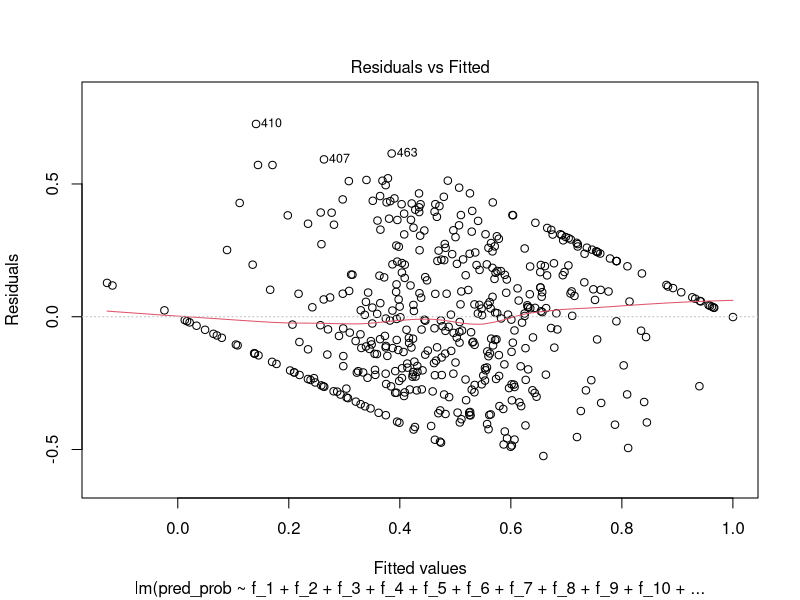
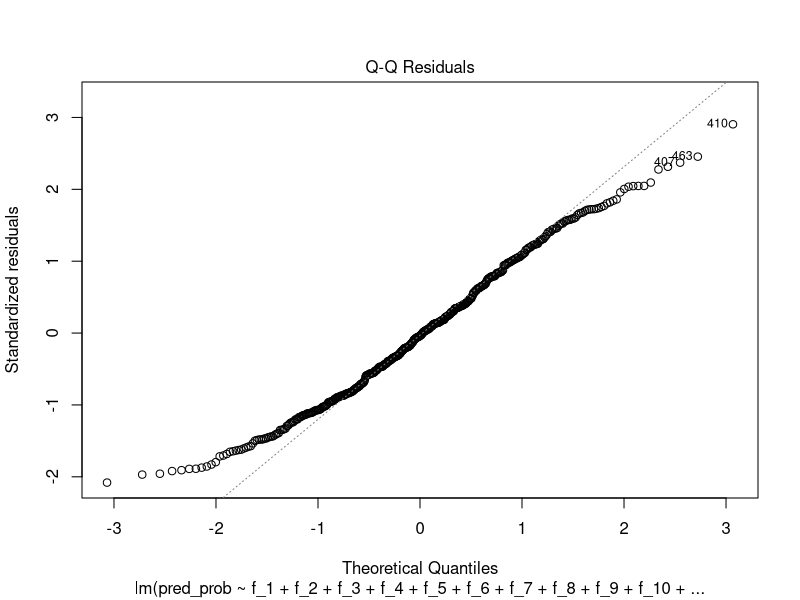
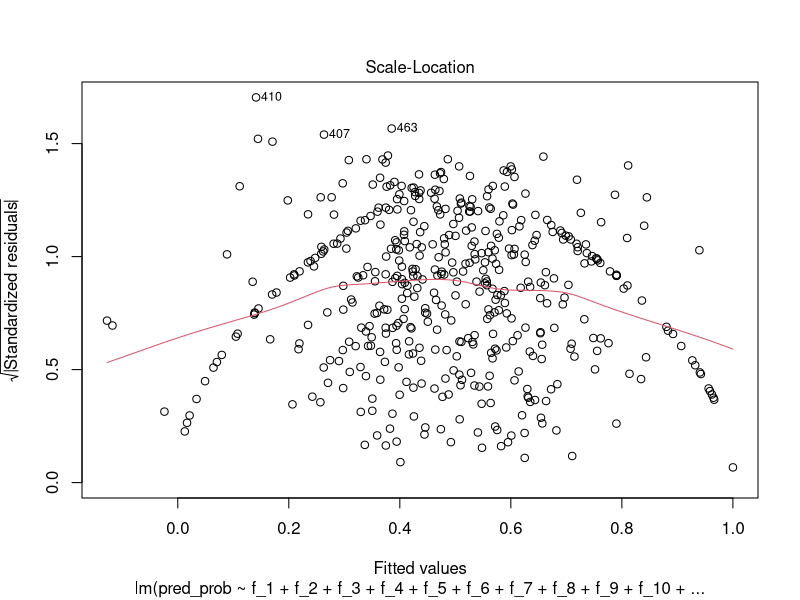
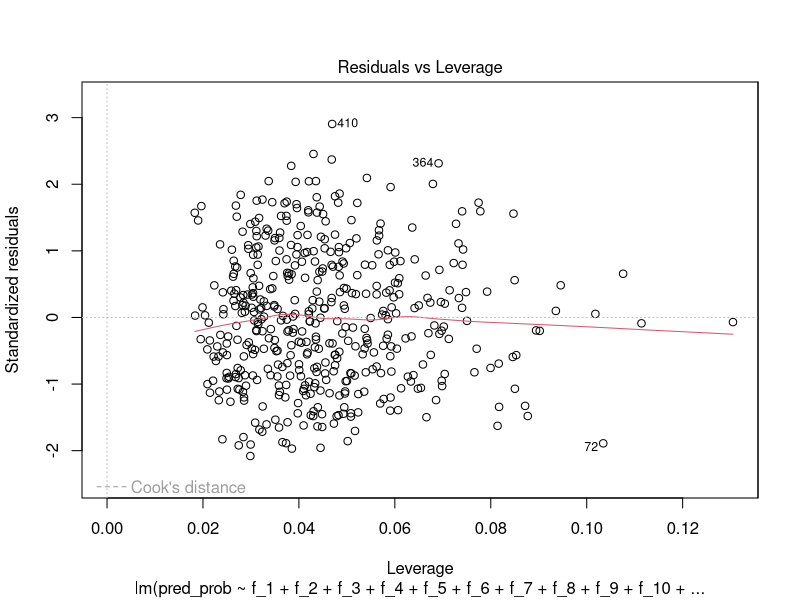
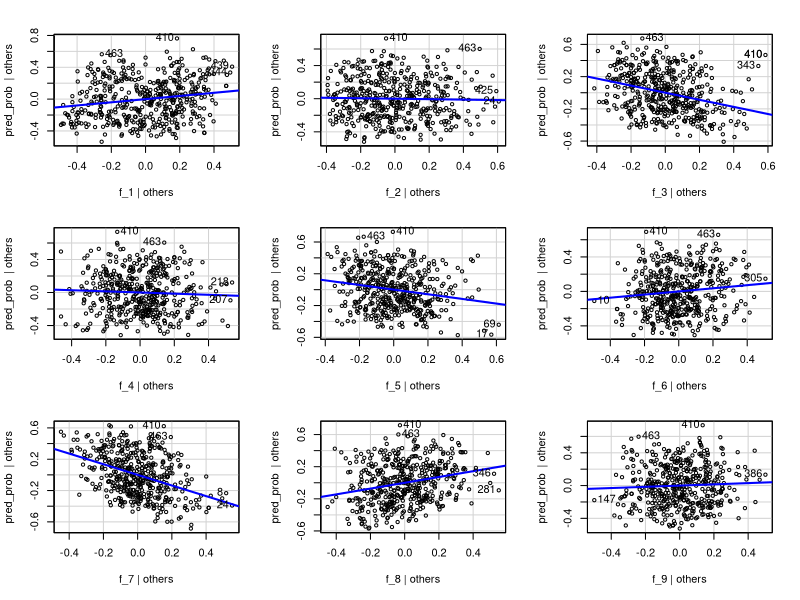
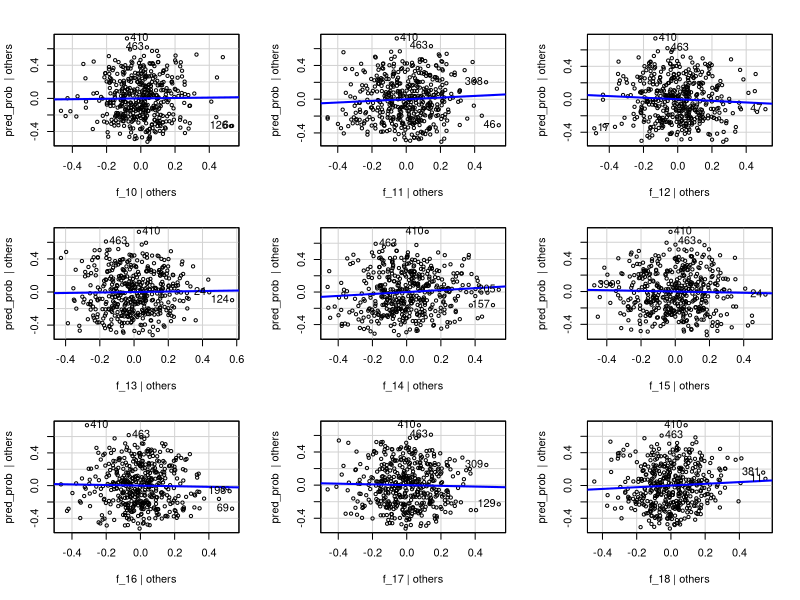
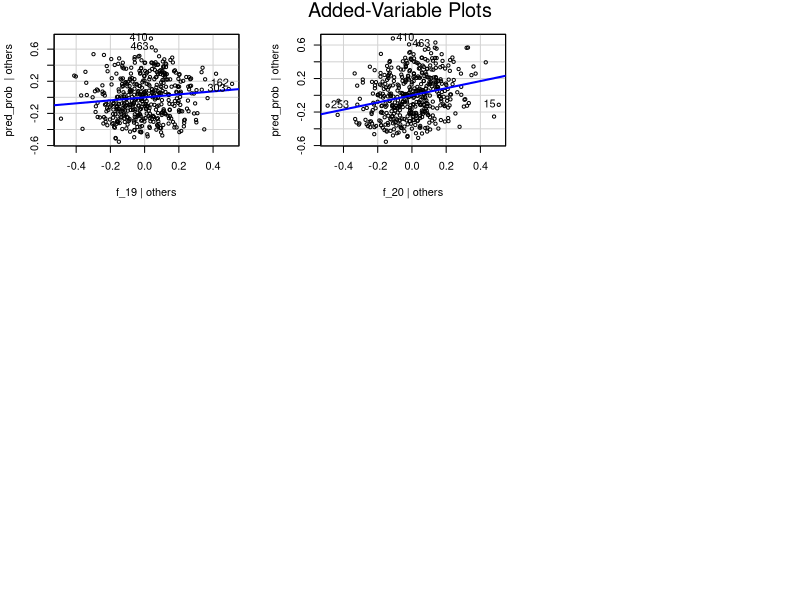
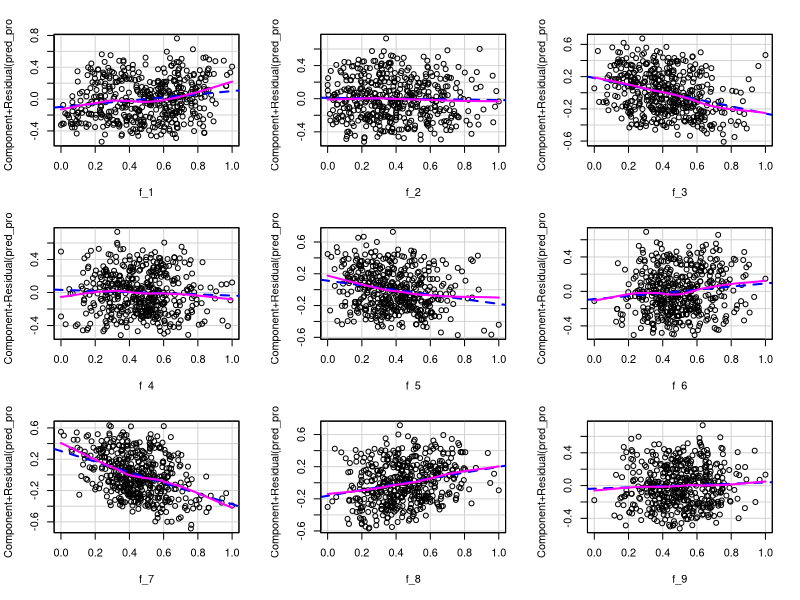

Source code (R) for these figures, in order: (Note: this script raises an error after producing the figures.)
## ---- chunk 1
knitr::opts_chunk$set(echo = TRUE)
## ---- chunk 2
# Load the required libraries
library(tidyverse)
library(caret)
library(MASS)
library(car)


## ---- chunk 3
# Load the dataset
data <- read.csv("pca_data_20_d7.csv")  # Update with the actual CSV file name

# Display the structure of the loaded data
str(data)

## ---- chunk 4
# Load the dplyr package for data manipulation
library(dplyr)

# Normalize each feature to the range [0, 1]
normalized_data <- data %>%
  mutate(across(starts_with("f"), ~ (.-min(.)) / (max(.) - min(.))))

# Display the first few rows of the normalized data
head(normalized_data)


## ---- chunk 5
col_name <- NULL;
for (i in 1:400) {
  
  col_name <-  paste0(col_name,"f_", i,"+")
  #data[, col_name] <- boxcox(data[, paste0("Feature_", i)], lambda = NULL)$x
}
cat(col_name)
## ---- chunk 6
model_2  = lm(pred_prob ~ f_1+f_2+f_3+f_4+f_5+f_6+f_7+f_8+f_9+f_10+f_11+f_12+f_13+f_14+f_15+f_16+f_17+f_18+f_19+f_20, data = normalized_data)
summary(model_2)
## ---- chunk 7

plot(model_2)
## ---- chunk 8

residuals <- residuals(model_2)

# Create the AV plot
avPlots(model_2)

# Create the CR plot
crPlots(model_2)

## ---- chunk 9
# Apply Box-Cox transformation to the target variable (response) if needed
# For example, if you have a response variable named 'y', you can transform it like this:
# data$y_transformed <- boxcox(data$y, lambda = NULL)
# Uncomment and modify the above line based on your data

# Apply Box-Cox transformation to the features
# Assuming the transformed features are named 'Feature_1_transformed', ..., 'Feature_10_transformed'

boxcox(data[, paste0("Feature_1")], lambda = NULL)
for (i in 1:10) {
  boxcox(data[, paste0("Feature_", i)], lambda = NULL)
  #col_name <- paste0("Feature_", i, "_transformed")
  #data[, col_name] <- boxcox(data[, paste0("Feature_", i)], lambda = NULL)$x
}

# Define the list of transformed feature names
transformed_feature_names <- paste0("Feature_", 1:10, "_transformed")  # Adjust the range as needed

# Construct the formula for MLR
formula <- reformulate(transformed_feature_names, response = "y")

# Perform Multiple Linear Regression (MLR) using the transformed features
model <- lm(formula, data = data)

# Display the summary of the MLR model
summary(model)


## ---- chunk 10
model3  = lm(pred_prob ~ f_1+f_2+f_3+f_4+f_5+f_6+f_7+f_8+f_9+f_10+f_11+f_12+f_13+f_14+f_15+f_16+f_17+f_18+f_19+f_20+f_21+f_22+f_23+f_24+f_25+f_26+f_27+f_28+f_29+f_30+f_31+f_32+f_33+f_34+f_35+f_36+f_37+f_38+f_39+f_40+f_41+f_42+f_43+f_44+f_45+f_46+f_47+f_48+f_49+f_50+f_51+f_52+f_53+f_54+f_55+f_56+f_57+f_58+f_59+f_60+f_61+f_62+f_63+f_64+f_65, data = normalized_data)
summary(model3)
## ---- chunk 11
model4  = lm(pred_prob ~ f_250+f_251+f_252+f_253+f_254+f_255+f_256+f_257+f_258+f_259+f_260+f_261+f_262+f_263+f_264+f_265+f_266+f_267+f_268+f_269+f_270+f_271+f_272+f_273+f_274+f_275+f_276+f_277+f_278+f_279+f_280+f_281+f_282+f_283+f_284+f_285+f_286+f_287+f_288+f_289+f_290+f_291+f_292+f_293+f_294+f_295+f_296+f_297+f_298+f_299+f_300+f_301+f_302+f_303+f_304+f_305+f_306+f_307+f_308+f_309+f_310+f_311+f_312+f_313+f_314+f_315+f_316+f_317+f_318+f_319+f_320+f_321+f_322+f_323+f_324+f_325+f_326+f_327+f_328+f_329+f_330+f_331+f_332+f_333+f_334+f_335+f_336+f_337+f_338+f_339+f_340+f_341+f_342+f_343+f_344+f_345+f_346+f_347+f_348+f_349+f_350, data = normalized_data)
summary(model4)
